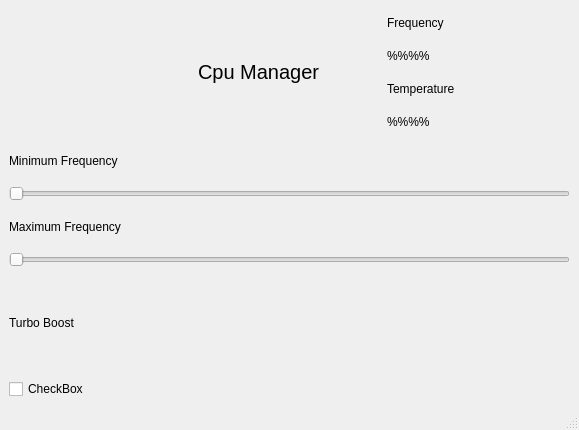
<?xml version="1.0" encoding="UTF-8"?>
<ui version="4.0">
 <class>MainWindow</class>
 <widget class="QMainWindow" name="MainWindow">
  <property name="geometry">
   <rect>
    <x>0</x>
    <y>0</y>
    <width>579</width>
    <height>430</height>
   </rect>
  </property>
  <property name="windowTitle">
   <string>MainWindow</string>
  </property>
  <widget class="QWidget" name="centralwidget">
   <layout class="QGridLayout" name="gridLayout">
    <item row="0" column="1">
     <widget class="QLabel" name="label">
      <property name="font">
       <font>
        <pointsize>15</pointsize>
       </font>
      </property>
      <property name="text">
       <string>Cpu Manager</string>
      </property>
     </widget>
    </item>
    <item row="0" column="2">
     <layout class="QVBoxLayout" name="verticalLayout_4">
      <item>
       <widget class="QLabel" name="label_5">
        <property name="text">
         <string>Frequency</string>
        </property>
       </widget>
      </item>
      <item>
       <widget class="QLabel" name="label_7">
        <property name="text">
         <string>%%%%</string>
        </property>
       </widget>
      </item>
      <item>
       <widget class="QLabel" name="label_6">
        <property name="text">
         <string>Temperature</string>
        </property>
       </widget>
      </item>
      <item>
       <widget class="QLabel" name="label_8">
        <property name="text">
         <string>%%%%</string>
        </property>
       </widget>
      </item>
     </layout>
    </item>
    <item row="1" column="0" colspan="3">
     <layout class="QVBoxLayout" name="verticalLayout_3">
      <item>
       <layout class="QVBoxLayout" name="verticalLayout_2">
        <item>
         <widget class="QLabel" name="label_2">
          <property name="text">
           <string>Minimum Frequency</string>
          </property>
         </widget>
        </item>
        <item>
         <widget class="QSlider" name="horizontalSlider_3">
          <property name="orientation">
           <enum>Qt::Horizontal</enum>
          </property>
         </widget>
        </item>
       </layout>
      </item>
      <item>
       <layout class="QVBoxLayout" name="verticalLayout">
        <item>
         <widget class="QLabel" name="label_3">
          <property name="text">
           <string>Maximum Frequency</string>
          </property>
         </widget>
        </item>
        <item>
         <widget class="QSlider" name="horizontalSlider_2">
          <property name="orientation">
           <enum>Qt::Horizontal</enum>
          </property>
         </widget>
        </item>
       </layout>
      </item>
     </layout>
    </item>
    <item row="2" column="0">
     <layout class="QVBoxLayout" name="verticalLayout_5">
      <item>
       <widget class="QLabel" name="label_4">
        <property name="text">
         <string>Turbo Boost</string>
        </property>
       </widget>
      </item>
      <item>
       <widget class="QCheckBox" name="checkBox">
        <property name="text">
         <string>CheckBox</string>
        </property>
       </widget>
      </item>
     </layout>
    </item>
   </layout>
  </widget>
  <widget class="QMenuBar" name="menubar">
   <property name="geometry">
    <rect>
     <x>0</x>
     <y>0</y>
     <width>579</width>
     <height>22</height>
    </rect>
   </property>
  </widget>
  <widget class="QStatusBar" name="statusbar"/>
 </widget>
 <resources/>
 <connections/>
</ui>
